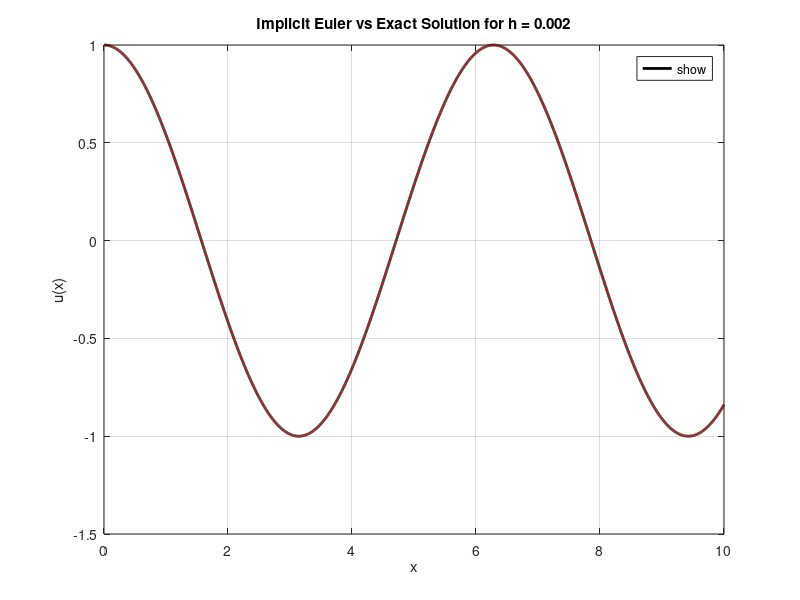

Reproduce this figure in MATLAB.
clear; clc; close all;

% Define the ODE as an anonymous function.
f = @(x, u) -1000*(u - cos(x)) - sin(x);

% Define the exact solution.
u_exact = @(x) cos(x);

% Problem parameters
x0 = 0;       % Starting x value
xf = 10;      % Ending x value
u0 = 1;       % Initial condition: u(0) = 1
h = 0.002;    % Fixed step size

% Determine the number of steps and create the x-grid.
N = floor((xf - x0) / h);
x = x0:h:xf;

% Preallocate the solution vector and initialize the initial condition.
u = zeros(size(x));
u(1) = u0;

% Implicit method:
for j = 1:N
    u(j+1) = (u(j) + h * (1000*cos(x(j + 1)) -sin(x(j+1)))) / (1 + 1000 * h); 
end

% Compute the exact solution and calculate the relative L2 norm error.
u_ex = u_exact(x);
relL2 = norm(u - u_ex, 2) / norm(u_ex, 2);
fprintf('For h = %g, Relative L2 norm error = %e\n', h, relL2);

% Plot the exact solution and the numerical solution.
figure;
plot(x, u_ex, 'k-', 'LineWidth', 2, 'DisplayName', 'Exact Solution');
hold on;
plot(x, u, 'r--', 'LineWidth', 1.5, 'DisplayName', 'Implicit Euler');
xlabel('x');
ylabel('u(x)');
title(sprintf('Implicit Euler vs Exact Solution for h = %g', h));
legend('show', 'Location', 'best');
yl = ylim;
ylim([-1.5, yl(2)]);
grid on;
